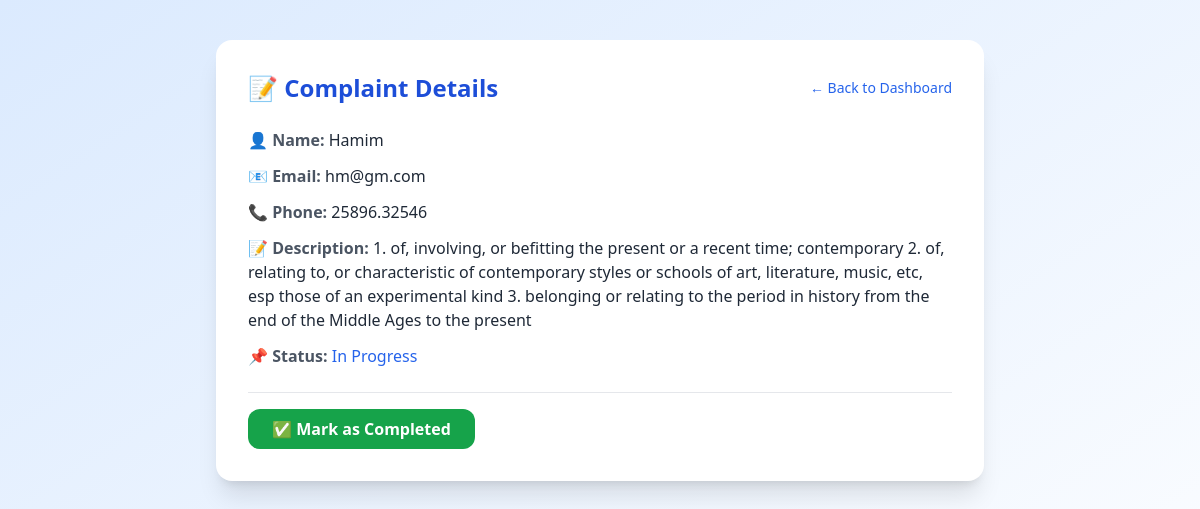
Page /worker/complaint/5/ (signed in) on the committed database.
### user/models.py (models this page shows, shortened)
class Complaint(models.Model):
    STATUS_CHOICES = [
        ('Pending', 'Pending'),
        ('In Progress', 'In Progress'),
        ('Completed', 'Completed'),
    ]
    name = models.CharField(max_length=100)
    address = models.TextField()
    phone = models.CharField(max_length=15)
    email = models.EmailField()
    description = models.TextField()
    status = models.CharField(max_length=20, choices=STATUS_CHOICES, default='Pending')
    created_at = models.DateTimeField(auto_now_add=True)
    assigned_to = models.ForeignKey(  # ✅ নতুন ফিল্ড
        Worker,
        on_delete=models.SET_NULL,
        null=True,
        blank=True,
        related_name='complaints'
    )

### worker/views.py (the view)
# urls.py: path('complaint/<int:complaint_id>/', views.complaint_detail, name='complaint_detail'),
@login_required
def complaint_detail(request, complaint_id):
    complaint = get_object_or_404(Complaint, id=complaint_id, assigned_to__user=request.user)
    if request.method == 'POST':
        complaint.status = 'Completed'
        complaint.save()
        messages.success(request, "✅ Complaint marked as completed.")
        return redirect('worker_dashboard')
    return render(request, 'worker/complaint_detail.html', {'complaint': complaint})

### templates/worker/complaint_detail.html (shortened to what this page needs)
<!DOCTYPE html>
<html lang="en">
<head>
    <link href="https://cdn.jsdelivr.net/npm/preline@latest/dist/preline.min.css" rel="stylesheet">
    <script src="https://cdn.tailwindcss.com"></script>
</head>
<body class="bg-gradient-to-br from-blue-100 to-white min-h-screen py-10 px-4">
    <div class="max-w-3xl mx-auto bg-white p-8 rounded-2xl shadow-xl space-y-6">
        <div class="flex justify-between items-center">
            <h2 class="text-2xl font-bold text-blue-700">📝 Complaint Details</h2>
            <a href="{% url 'worker_dashboard' %}" class="text-sm text-blue-600 hover:underline">← Back to Dashboard</a>
        </div>
        <div class="space-y-3 text-gray-800">
            <p><span class="font-semibold text-gray-600">👤 Name:</span> {{ complaint.name }}</p>
            <p><span class="font-semibold text-gray-600">📧 Email:</span> {{ complaint.email }}</p>
            <p><span class="font-semibold text-gray-600">📞 Phone:</span> {{ complaint.phone }}</p>
            <p><span class="font-semibold text-gray-600">📝 Description:</span> {{ complaint.description }}</p>
            <p>
                <span class="font-semibold text-gray-600">📌 Status:</span>
                {% if complaint.status == 'Pending' %}
                    <span class="text-yellow-600 font-medium">Pending</span>
                {% elif complaint.status == 'In Progress' %}
                    <span class="text-blue-600 font-medium">In Progress</span>
                {% else %}
                    <span class="text-green-600 font-medium">Completed</span>
                {% endif %}
            </p>
        </div>
        {% if complaint.status != 'Completed' %}
        <form method="post" class="pt-4 border-t border-gray-200">
            <button type="submit"
                    class="bg-green-600 text-white px-6 py-2 rounded-xl font-semibold hover:bg-green-700 transition duration-300">
                ✅ Mark as Completed
            </button>
        </form>
        {% endif %}
    </div>
</body>
</html>

### rows in the picture
Complaint: name "Hamim", email "hm@gm.com", phone "25896.32546", description "1. of, involving, or befitting the present or a recent time; contemporary 2. of, relating to, or characteristic of contemporary styles or schools of art, literature, music, etc, esp those of an experimental kind 3. belonging or relating to the period in history from the end of the Middle Ages to the present"
